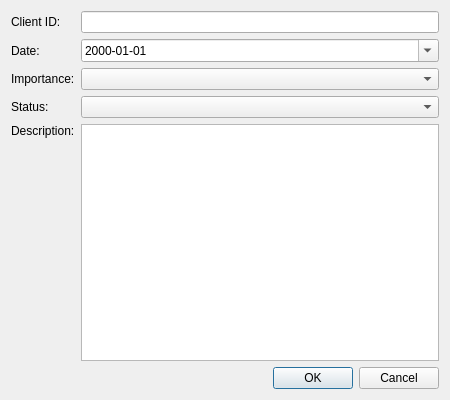
<?xml version="1.0" encoding="UTF-8"?>
<ui version="4.0">
 <class>AjoutReclamationDialog</class> <widget class="QDialog" name="AjoutReclamationDialog"> <property name="geometry">
   <rect>
    <x>0</x>
    <y>0</y>
    <width>450</width>
    <height>400</height>
   </rect>
  </property>
  <property name="windowTitle">
   <string>Add/Modify Claim</string> </property>
  <property name="modal">
   <bool>true</bool>
  </property>
  <layout class="QVBoxLayout" name="verticalLayout">
   <item>
    <layout class="QFormLayout" name="formLayout">
     <item row="0" column="0">
      <widget class="QLabel" name="labelClientId">
       <property name="text">
        <string>Client ID:</string> </property>
      </widget>
     </item>
     <item row="0" column="1">
      <widget class="QLineEdit" name="lineEditClientId">
       <property name="toolTip">
        <string>Enter the ID of the concerned client (e.g., CLI001)</string> </property>
      </widget>
     </item>
     <item row="1" column="0">
      <widget class="QLabel" name="labelDate">
       <property name="text">
        <string>Date:</string> </property>
      </widget>
     </item>
     <item row="1" column="1">
      <widget class="QDateEdit" name="dateEditReclamation"> <property name="displayFormat">
        <string>yyyy-MM-dd</string>
       </property>
       <property name="calendarPopup">
        <bool>true</bool>
       </property>
      </widget>
     </item>
     <item row="2" column="0">
      <widget class="QLabel" name="labelImportance">
       <property name="text">
        <string>Importance:</string> </property>
      </widget>
     </item>
     <item row="2" column="1">
      <widget class="QComboBox" name="comboBoxImportance">
       <property name="toolTip">
        <string>Select the importance level</string> </property>
       </widget>
     </item>
     <item row="3" column="0">
      <widget class="QLabel" name="labelStatut"> <property name="text">
        <string>Status:</string> </property>
      </widget>
     </item>
     <item row="3" column="1">
      <widget class="QComboBox" name="comboBoxStatut"> <property name="toolTip">
        <string>Select the current status</string> </property>
       </widget>
     </item>
     <item row="4" column="0">
      <widget class="QLabel" name="labelDescription">
       <property name="text">
        <string>Description:</string> </property>
       <property name="alignment">
        <set>Qt::AlignLeading|Qt::AlignLeft|Qt::AlignTop</set>
       </property>
      </widget>
     </item>
     <item row="4" column="1">
      <widget class="QTextEdit" name="textEditDescription">
       <property name="acceptRichText">
        <bool>false</bool>
       </property>
      </widget>
     </item>
    </layout>
   </item>
   <item>
    <widget class="QDialogButtonBox" name="buttonBox">
     <property name="orientation">
      <enum>Qt::Horizontal</enum>
     </property>
     <property name="standardButtons">
      <set>QDialogButtonBox::Cancel|QDialogButtonBox::Ok</set> </property>
     <property name="centerButtons">
      <bool>false</bool>
     </property>
    </widget>
   </item>
  </layout>
 </widget>
 <resources/>
 <connections>
  <connection>
   <sender>buttonBox</sender>
   <signal>accepted()</signal>
   <receiver>AjoutReclamationDialog</receiver> <slot>accept()</slot>
   <hints>
    <hint type="sourcelabel">
     <x>248</x>
     <y>254</y>
    </hint>
    <hint type="destinationlabel">
     <x>157</x>
     <y>274</y>
    </hint>
   </hints>
  </connection>
  <connection>
   <sender>buttonBox</sender>
   <signal>rejected()</signal>
   <receiver>AjoutReclamationDialog</receiver> <slot>reject()</slot>
   <hints>
    <hint type="sourcelabel">
     <x>316</x>
     <y>260</y>
    </hint>
    <hint type="destinationlabel">
     <x>286</x>
     <y>274</y>
    </hint>
   </hints>
  </connection>
 </connections>
</ui>
